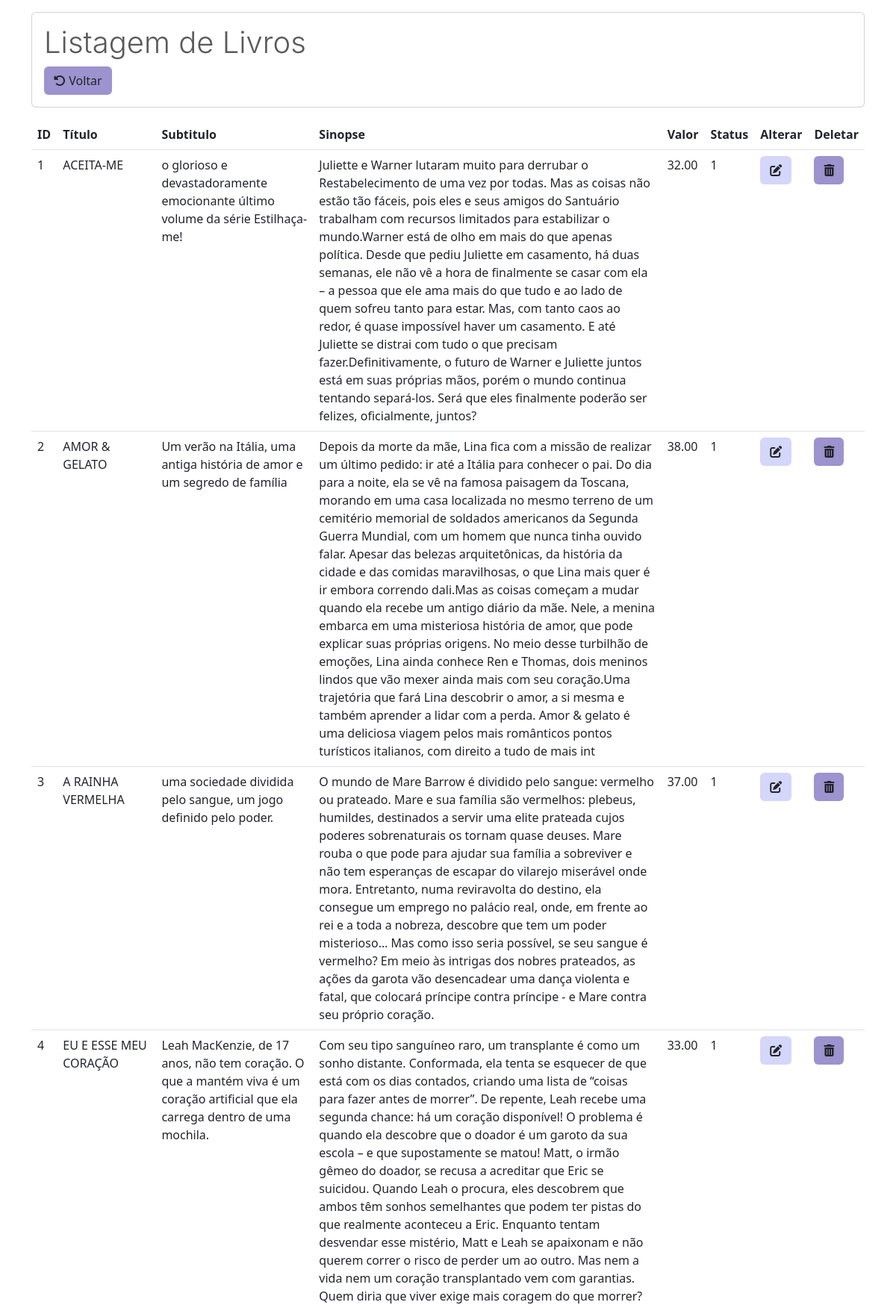
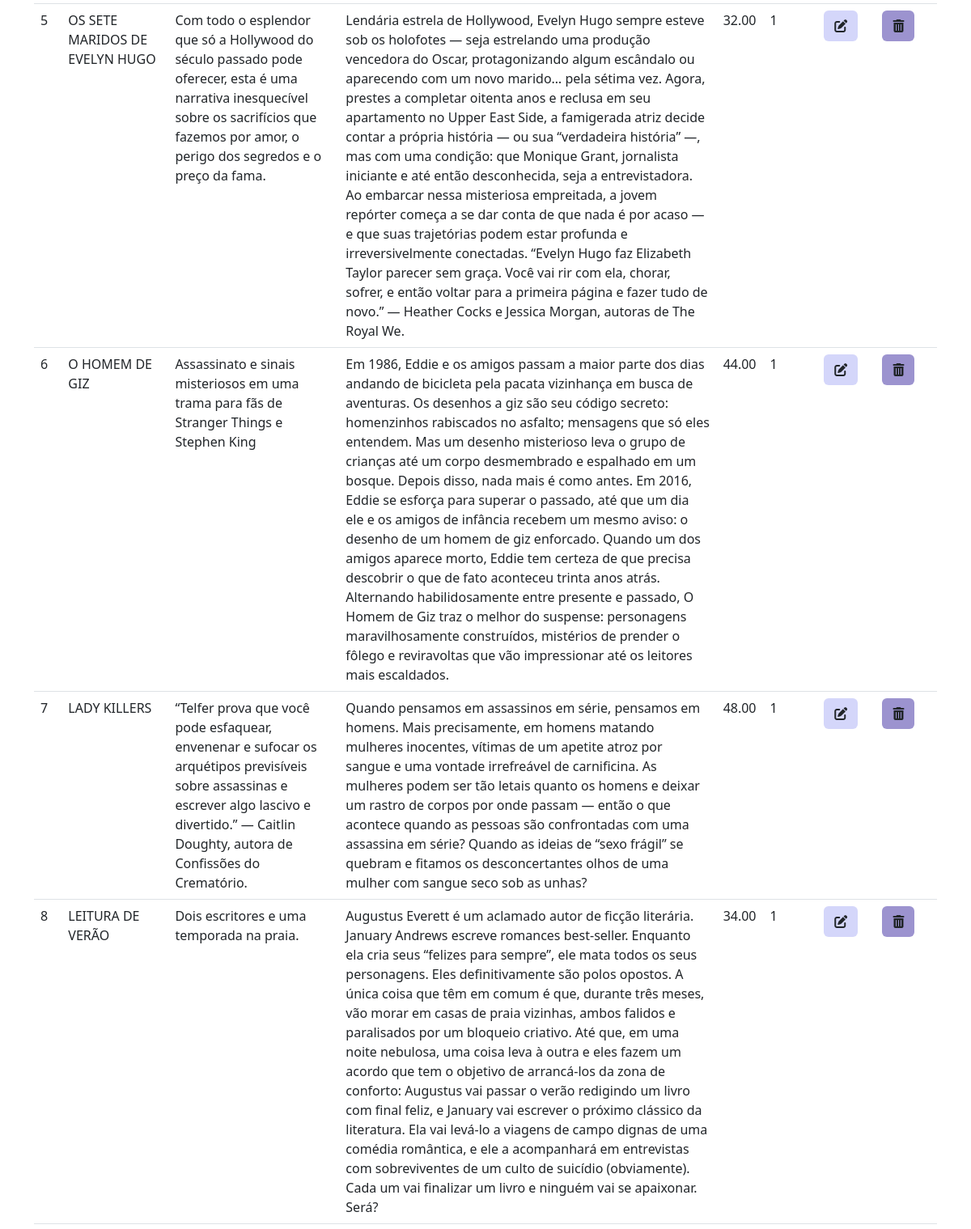
The page /listarLivros.php (upper part) on the database its author committed (2 pictures, top to bottom).
### tables this page shows
CREATE TABLE `livros` (
  `id` int(13) NOT NULL,
  `titulo` varchar(200) NOT NULL,
  `subtitulo` varchar(200) NOT NULL,
  `sinopse` varchar(1000) NOT NULL,
  `valor` double(11,2) NOT NULL,
  `capa` varchar(200) NOT NULL,
  `class` varchar(200) NOT NULL,
  `status` int(11) NOT NULL DEFAULT 1,
  `livrosAutor_id` int(11) DEFAULT NULL,
  `livrosEditora_id` int(11) DEFAULT NULL,
  `heartstopper` int(11) NOT NULL DEFAULT 0
);

### listarLivros.php (the view, shortened to what this page needs)
<?php
require_once("conexao.php");
$sql = "select * from livros";
$resultado = mysqli_query($conexao, $sql);
?>
<!DOCTYPE html>
<html lang="en">
<head>
  <link href="https://cdn.jsdelivr.net/npm/bootstrap@5.3.0-alpha3/dist/css/bootstrap.min.css" rel="stylesheet">
  <link rel="stylesheet" href="https://cdn.jsdelivr.net/npm/bootstrap-icons@1.11.0/font/bootstrap-icons.css">
</head>
<body>
  <div class="container-md">
    <div class="card mt-3 mb-3">
      <div class="card-body">
        <h1 class="card-title" style="color: #5a5a5a; font-family: '-apple-system'; font-weight: 300;">Listagem de Livros</h1> <a href="MenuAdm.php" class="btn" style="background-color: #9c93cf;"><i class="fa-solid fa-rotate-left"></i> Voltar</a>
      </div>
    </div>
    <table class="table table-hover">
      <thead>
        <tr>
          <th scope="col">ID</th>
          <th scope="col">Título</th>
          <th scope="col">Subtitulo</th>
          <th scope="col">Sinopse</th>
          <th scope="col">Valor</th>
          <th scope="col">Status</th>
          <th scope="col">Alterar</th>
          <th scope="col">Deletar</th>
        </tr>
      </thead>
      <tbody>
        <?php while ($linha = mysqli_fetch_array($resultado)) { ?>
          <tr>
            <td><?= $linha['id'] ?></th>
            <td><?= $linha['titulo'] ?></th>
            <td><?= $linha['subtitulo'] ?></th>
            <td><?= $linha['sinopse'] ?></th>
            <td><?= $linha['valor'] ?></th>
            <td><?= $linha['status'] ?></th>
            <td>
              <a href="alterarLivros.php?id=<?= $linha['id'] ?>" class="btn btn" style="background-color:#D4D6FA;"><i class="fa-solid fa-pen-to-square"></i></a>
            <td>
              <a href="usuarioListar.php?id=<?= $linha['id'] ?>" class="btn btn-l" style="background-color:#9c93cf;" onclick="return confirm('Confirmar exclusão?')"><i class="fa-solid fa-trash-can"></i></a>
          </tr>
        <?php } ?>
      </tbody>
    </table>
</body>
</html>

### rows shown on the page
livros: id "1", titulo "ACEITA-ME", subtitulo "o glorioso e devastadoramente emocionante último volume da série Estilhaça-me!", sinopse "Juliette e Warner lutaram muito para derrubar o Restabelecimento de uma vez por todas. Mas as coisas não estão tão fáceis, pois eles e seus amigos do Santuário trabalham com recursos limitados para estabilizar o mundo.Warner está de olho em mais do que apenas política. Desde que pediu Juliette em casamento, há duas semanas, ele não vê a hora de finalmente se casar com ela – a pessoa que ele ama mais do que tudo e ao lado de quem sofreu tanto para estar. Mas, com tanto caos ao redor, é quase impossível haver um casamento. E até Juliette se distrai com tudo o que precisam fazer.Definitivamente, o futuro de Warner e Juliette juntos está em suas próprias mãos, porém o mundo continua tentando…", valor "32.00", status "1"
livros: id "2", titulo "AMOR & GELATO", subtitulo "Um verão na Itália, uma antiga história de amor e um segredo de família", sinopse "Depois da morte da mãe, Lina fica com a missão de realizar um último pedido: ir até a Itália para conhecer o pai. Do dia para a noite, ela se vê na famosa paisagem da Toscana, morando em uma casa localizada no mesmo terreno de um cemitério memorial de soldados americanos da Segunda Guerra Mundial, com um homem que nunca tinha ouvido falar. Apesar das belezas arquitetônicas, da história da cidade e das comidas maravilhosas, o que Lina mais quer é ir embora correndo dali.Mas as coisas começam a mudar quando ela recebe um antigo diário da mãe. Nele, a menina embarca em uma misteriosa história de amor, que pode explicar suas próprias origens. No meio desse turbilhão de emoções, Lina ainda…", valor "38.00", status "1"
livros: id "3", titulo "A RAINHA VERMELHA", subtitulo "uma sociedade dividida pelo sangue, um jogo definido pelo poder.", sinopse "O mundo de Mare Barrow é dividido pelo sangue: vermelho ou prateado. Mare e sua família são vermelhos: plebeus, humildes, destinados a servir uma elite prateada cujos poderes sobrenaturais os tornam quase deuses. Mare rouba o que pode para ajudar sua família a sobreviver e não tem esperanças de escapar do vilarejo miserável onde mora. Entretanto, numa reviravolta do destino, ela consegue um emprego no palácio real, onde, em frente ao rei e a toda a nobreza, descobre que tem um poder misterioso… Mas como isso seria possível, se seu sangue é vermelho? Em meio às intrigas dos nobres prateados, as ações da garota vão desencadear uma dança violenta e fatal, que colocará príncipe contra príncipe…", valor "37.00", status "1"
livros: id "4", titulo "EU E ESSE MEU CORAÇÃO", subtitulo "Leah MacKenzie, de 17 anos, não tem coração. O que a mantém viva é um coração artificial que ela carrega dentro de uma mochila.", sinopse "Com seu tipo sanguíneo raro, um transplante é como um sonho distante. Conformada, ela tenta se esquecer de que está com os dias contados, criando uma lista de “coisas para fazer antes de morrer”. De repente, Leah recebe uma segunda chance: há um coração disponível! O problema é quando ela descobre que o doador é um garoto da sua escola – e que supostamente se matou! Matt, o irmão gêmeo do doador, se recusa a acreditar que Eric se suicidou. Quando Leah o procura, eles descobrem que ambos têm sonhos semelhantes que podem ter pistas do que realmente aconteceu a Eric. Enquanto tentam desvendar esse mistério, Matt e Leah se apaixonam e não querem correr o risco de perder um ao outro. Mas nem a…", valor "33.00", status "1"
livros: id "5", titulo "OS SETE MARIDOS DE EVELYN HUGO", subtitulo "Com todo o esplendor que só a Hollywood do século passado pode oferecer, esta é uma narrativa inesquecível sobre os sacrifícios que fazemos por amor, o perigo dos segredos e o preço da fama.", sinopse "Lendária estrela de Hollywood, Evelyn Hugo sempre esteve sob os holofotes ― seja estrelando uma produção vencedora do Oscar, protagonizando algum escândalo ou aparecendo com um novo marido… pela sétima vez. Agora, prestes a completar oitenta anos e reclusa em seu apartamento no Upper East Side, a famigerada atriz decide contar a própria história ― ou sua “verdadeira história” ―, mas com uma condição: que Monique Grant, jornalista iniciante e até então desconhecida, seja a entrevistadora. Ao embarcar nessa misteriosa empreitada, a jovem repórter começa a se dar conta de que nada é por acaso ― e que suas trajetórias podem estar profunda e irreversivelmente conectadas. “Evelyn Hugo faz…", valor "32.00", status "1"
livros: id "6", titulo "O HOMEM DE GIZ", subtitulo "Assassinato e sinais misteriosos em uma trama para fãs de Stranger Things e Stephen King", sinopse "Em 1986, Eddie e os amigos passam a maior parte dos dias andando de bicicleta pela pacata vizinhança em busca de aventuras. Os desenhos a giz são seu código secreto: homenzinhos rabiscados no asfalto; mensagens que só eles entendem. Mas um desenho misterioso leva o grupo de crianças até um corpo desmembrado e espalhado em um bosque. Depois disso, nada mais é como antes. Em 2016, Eddie se esforça para superar o passado, até que um dia ele e os amigos de infância recebem um mesmo aviso: o desenho de um homem de giz enforcado. Quando um dos amigos aparece morto, Eddie tem certeza de que precisa descobrir o que de fato aconteceu trinta anos atrás. Alternando habilidosamente entre presente e…", valor "44.00", status "1"
livros: id "7", titulo "LADY KILLERS", subtitulo "“Telfer prova que você pode esfaquear, envenenar e sufocar os arquétipos previsíveis sobre assassinas e escrever algo lascivo e divertido.” — Caitlin Doughty, autora de Confissões do Crematório.", sinopse "Quando pensamos em assassinos em série, pensamos em homens. Mais precisamente, em homens matando mulheres inocentes, vítimas de um apetite atroz por sangue e uma vontade irrefreável de carnificina. As mulheres podem ser tão letais quanto os homens e deixar um rastro de corpos por onde passam ― então o que acontece quando as pessoas são confrontadas com uma assassina em série? Quando as ideias de “sexo frágil” se quebram e fitamos os desconcertantes olhos de uma mulher com sangue seco sob as unhas?", valor "48.00", status "1"
livros: id "8", titulo "LEITURA DE VERÃO", subtitulo "Dois escritores e uma temporada na praia.", sinopse "Augustus Everett é um aclamado autor de ficção literária. January Andrews escreve romances best-seller. Enquanto ela cria seus “felizes para sempre”, ele mata todos os seus personagens. Eles definitivamente são polos opostos. A única coisa que têm em comum é que, durante três meses, vão morar em casas de praia vizinhas, ambos falidos e paralisados por um bloqueio criativo. Até que, em uma noite nebulosa, uma coisa leva à outra e eles fazem um acordo que tem o objetivo de arrancá-los da zona de conforto: Augustus vai passar o verão redigindo um livro com final feliz, e January vai escrever o próximo clássico da literatura. Ela vai levá-lo a viagens de campo dignas de uma comédia romântica, e…", valor "34.00", status "1"
